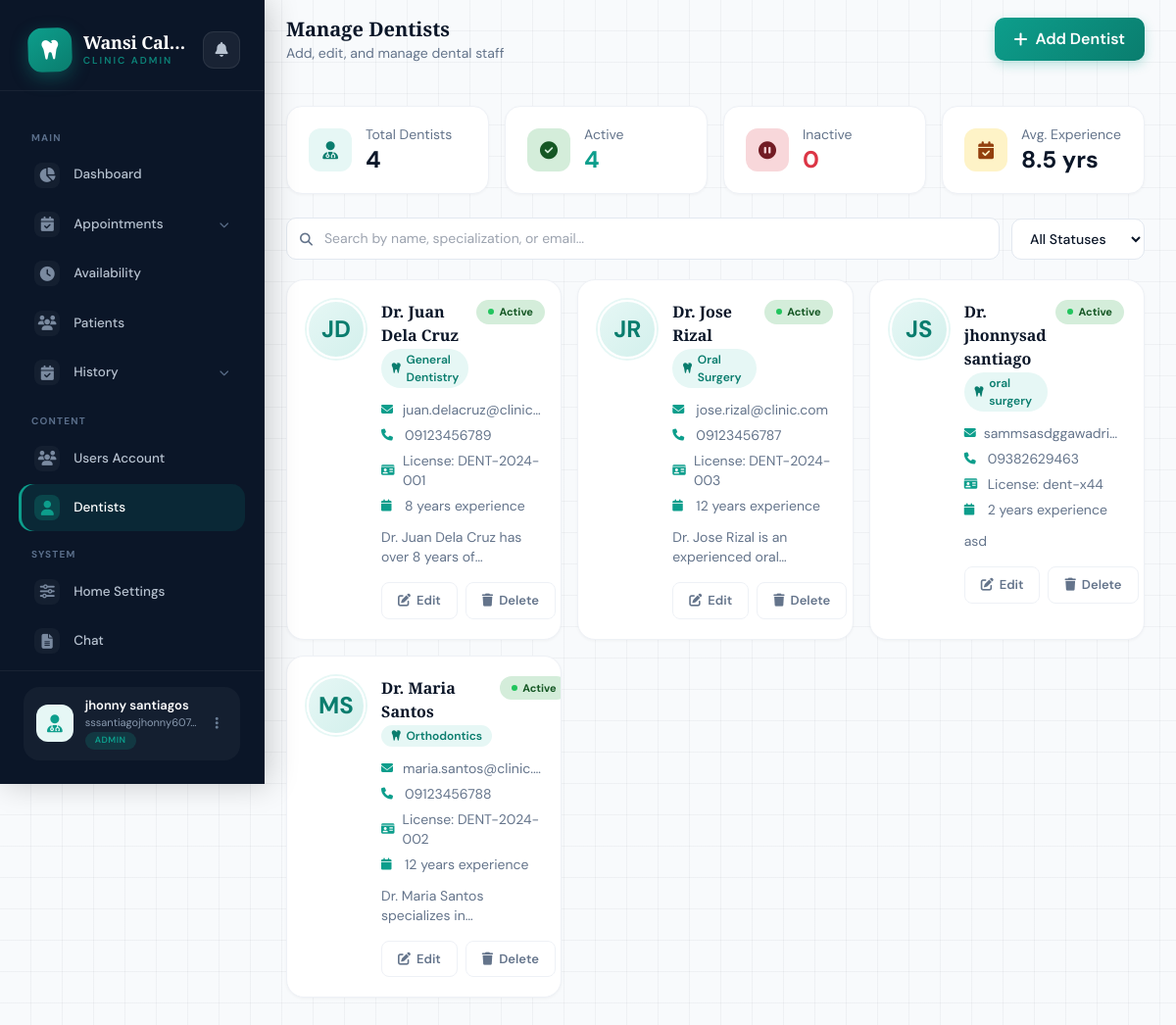
Screenshot of /pages/admin/manage_dentists.php (signed in) with the database file from the repository.
### tables this page shows
CREATE TABLE `dentists` (
  `id` int NOT NULL AUTO_INCREMENT,
  `first_name` varchar(100) NOT NULL,
  `last_name` varchar(100) NOT NULL,
  `specialization` varchar(200) DEFAULT NULL,
  `email` varchar(100) NOT NULL,
  `phone` varchar(20) DEFAULT NULL,
  `license_number` varchar(50) DEFAULT NULL,
  `years_experience` int DEFAULT '0',
  `bio` text,
  `profile_image` varchar(255) DEFAULT NULL,
  `is_active` tinyint(1) DEFAULT '1',
  `created_at` timestamp NULL DEFAULT CURRENT_TIMESTAMP,
  `updated_at` timestamp NULL DEFAULT CURRENT_TIMESTAMP ON UPDATE CURRENT_TIMESTAMP,
  PRIMARY KEY (`id`),
  UNIQUE KEY `email` (`email`)
);

### pages/admin/manage_dentists.php (the view, shortened to what this page needs)
<?php
require '../../conn/conn.php';
$dentists = [];
$result = $conn->query("SELECT * FROM dentists ORDER BY is_active DESC, last_name ASC");
if ($result) {
    while ($row = $result->fetch_assoc()) {
        $dentists[] = $row;
    }
}
include 'sidebar.php';
?>
<!DOCTYPE html>
<html lang="en">
<head>
    <script src="https://cdn.tailwindcss.com"></script>
    <link rel="stylesheet" href="https://cdnjs.cloudflare.com/ajax/libs/font-awesome/6.4.0/css/all.min.css">
</head>
<body>
<div class="main-content ">
    <div class="top-bar">
        <div>
            <h2 class="text-xl font-bold text-[#0b1628]">Manage Dentists</h2>
            <p class="text-sm text-[#64748b]">Add, edit, and manage dental staff</p>
        </div>
        <div>
            <button onclick="openAddModal()" class="btn-teal">
                <i class="fas fa-plus"></i> Add Dentist
            </button>
        </div>
    </div>
    <div class="page-body">
        <div class="grid grid-cols-1 md:grid-cols-4 gap-4 mb-6">
            <div class="stat-card">
                <div class="stat-icon" style="background:var(--teal-light); color:var(--teal-dark);"><i class="fas fa-user-md"></i></div>
                <div>
                    <div class="text-sm text-[#64748b]">Total Dentists</div>
                    <div class="text-2xl font-bold text-[#0b1628]"><?= count($dentists) ?></div>
                </div>
            </div>
            <div class="stat-card">
                <div class="stat-icon" style="background:#d4edda; color:#155724;"><i class="fas fa-check-circle"></i></div>
                <div>
                    <div class="text-sm text-[#64748b]">Active</div>
                    <div class="text-2xl font-bold text-[#0d9e8c]">
                        <?= count(array_filter($dentists, fn($d) => $d['is_active'] == 1)) ?>
                    </div>
                </div>
            </div>
            <div class="stat-card">
                <div class="stat-icon" style="background:#f8d7da; color:#721c24;"><i class="fas fa-pause-circle"></i></div>
                <div>
                    <div class="text-sm text-[#64748b]">Inactive</div>
                    <div class="text-2xl font-bold text-[#dc3545]">
                        <?= count(array_filter($dentists, fn($d) => $d['is_active'] == 0)) ?>
                    </div>
                </div>
            </div>
            <div class="stat-card">
                <div class="stat-icon" style="background:#fef3c7; color:#92400e;"><i class="fas fa-calendar-check"></i></div>
                <div>
                    <div class="text-sm text-[#64748b]">Avg. Experience</div>
                    <div class="text-2xl font-bold text-[#0b1628]">
                        <?php
                        $avg = count($dentists) > 0 ? array_sum(array_column($dentists, 'years_experience')) / count($dentists) : 0;
                        echo round($avg, 1) . ' yrs';
                        ?>
                    </div>
                </div>
            </div>
        </div>
        <div class="toolbar">
            <div class="search-wrap">
                <i class="fas fa-search"></i>
                <input type="text" id="searchInput" class="search-input" placeholder="Search by name, specialization, or email...">
            </div>
            <select id="statusFilter" class="filter-select">
                <option value="all">All Statuses</option>
            </select>
        </div>
        <div class="grid grid-cols-1 md:grid-cols-2 lg:grid-cols-3 gap-4" id="dentistsGrid">
            <?php if (empty($dentists)): ?>
                <div class="col-span-full empty-state">
                    <div class="empty-state-icon"><i class="fas fa-user-md"></i></div>
                    <p class="text-[#0b1628] font-semibold">No dentists added yet</p>
                    <p class="text-[#64748b] text-sm mt-1">Get started by adding your first dental staff member.</p>
                    <button onclick="openAddModal()" class="btn-teal mt-4 mx-auto">
                        <i class="fas fa-plus"></i> Add Your First Dentist
                    </button>
                </div>
            <?php else: ?>
                <?php foreach ($dentists as $dentist): ?>
                    <div class="dentist-card <?= $dentist['is_active'] ? '' : 'is-inactive' ?>"
                         data-name="<?= htmlspecialchars(strtolower($dentist['first_name'] . ' ' . $dentist['last_name'])) ?>"
                         data-spec="<?= htmlspecialchars(strtolower($dentist['specialization'] ?? '')) ?>"
                         data-email="<?= htmlspecialchars(strtolower($dentist['email'])) ?>"
                         data-status="<?= $dentist['is_active'] ? 'active' : 'inactive' ?>">
                        <div class="flex items-start gap-4">
                            <div class="avatar-placeholder">
                                <?= strtoupper(substr($dentist['first_name'], 0, 1) . substr($dentist['last_name'], 0, 1)) ?>
                            </div>
                            <div class="flex-1 min-w-0">
                                <div class="flex items-start justify-between gap-2">
                                    <div>
                                        <h3 class="font-bold text-[#0b1628]">Dr. <?= htmlspecialchars($dentist['first_name'] . ' ' . $dentist['last_name']) ?></h3>
                                        <span class="spec-tag"><i class="fas fa-tooth"></i> <?= htmlspecialchars($dentist['specialization'] ?: 'General Dentistry') ?></span>
                                    </div>
                                    <span class="status-badge <?= $dentist['is_active'] ? 'status-active' : 'status-inactive' ?>">
                                        <?= $dentist['is_active'] ? 'Active' : 'Inactive' ?>
                                    </span>
                                </div>
                                <div class="mt-3 space-y-1.5 text-sm">
                                    <?php if ($dentist['email']): ?>
                                        <div class="info-row"><i class="fas fa-envelope"></i> <span class="truncate"><?= htmlspecialchars($dentist['email']) ?></span></div>
                                    <?php endif; ?>
                                    <?php if ($dentist['phone']): ?>
                                        <div class="info-row"><i class="fas fa-phone"></i> <?= htmlspecialchars($dentist['phone']) ?></div>
                                    <?php endif; ?>
                                    <?php if ($dentist['license_number']): ?>
                                        <div class="info-row"><i class="fas fa-id-card"></i> License: <?= htmlspecialchars($dentist['license_number']) ?></div>
                                    <?php endif; ?>
                                    <?php if ($dentist['years_experience'] > 0): ?>
                                        <div class="info-row"><i class="fas fa-calendar"></i> <?= $dentist['years_experience'] ?> years experience</div>
                                    <?php endif; ?>
                                </div>
                                <?php if ($dentist['bio']): ?>
                                    <p class="mt-3 text-sm text-[#64748b] line-clamp-2"><?= htmlspecialchars($dentist['bio']) ?></p>
                                <?php endif; ?>
                                <div class="mt-4 flex gap-2">
                                    <button onclick="editDentist(<?= htmlspecialchars(json_encode($dentist)) ?>)" class="btn-outline">
                                        <i class="fas fa-edit"></i> Edit
                                    </button>
                                    <button onclick="deleteDentist(<?= $dentist['id'] ?>, '<?= htmlspecialchars($dentist['first_name'] . ' ' . $dentist['last_name'], ENT_QUOTES) ?>')" class="btn-outline text-red-600 hover:bg-red-50 hover:border-red-200">
                                        <i class="fas fa-trash"></i> Delete
                                    </button>
                                </div>
                            </div>
                        </div>
                    </div>
                <?php endforeach; ?>
            <?php endif; ?>
        </div>
    </div>
</div>
</body>
</html>

### pages/admin/sidebar.php (style rules this page uses)
:root { --sb-navy: #0b1628; --sb-navy-light: #131f35; --sb-teal: #0d9e8c; --sb-teal-light: #e6f7f5; --sb-teal-glow: rgba(13, 158, 140, 0.25); --sidebar-width: 270px; --sb-radius: 14px; }

### pages/admin/manage_dentists.php (style rules this page uses)
* { font-family: 'DM Sans', system-ui, sans-serif; }
h1, h2, h3, h4, .logo-name { font-family: 'Playfair Display', Georgia, serif; }
:root { --navy: #0b1628; --teal: #0d9e8c; --teal-dark: #0a7d6e; --teal-light: #e6f7f5; --slate: #64748b; --line: #eef1f6; --amber: #d97706; }
body { background-color: #f8fafc; background-image: linear-gradient(rgba(11,22,40,0.04) 1px, transparent 1px), linear-gradient(90deg, rgba(11,22,40,0.04) 1px, transparent 1px); background-size: 32px 32px; background-position: -1px -1px; }
@media (min-width: 1024px) { .main-content { margin-left: 260px; } }
.top-bar { padding: 16px 32px; display: flex; align-items: center; justify-content: space-between; gap: 16px; flex-wrap: wrap; top: 0; z-index: 30; }
.page-body { padding: 28px 32px 48px; max-width: 1320px; margin: 0 auto; }
.stat-card { background: white; border-radius: 16px; padding: 18px 22px; border: 1px solid var(--line); box-shadow: 0 1px 3px rgba(0,0,0,0.04); display: flex; align-items: center; gap: 14px; transition: transform .2s, box-shadow .2s; }
.stat-icon { width: 44px; height: 44px; border-radius: 12px; display: flex; align-items: center; justify-content: center; font-size: 18px; flex-shrink: 0; }
.btn-teal { background: linear-gradient(135deg, var(--teal), var(--teal-dark)); color: white; padding: 10px 20px; border-radius: 10px; font-weight: 600; border: none; cursor: pointer; transition: all 0.2s; display: inline-flex; align-items: center; gap: 8px; box-shadow: 0 4px 12px rgba(13,158,140,0.25); }
.btn-outline { background: white; color: var(--slate); padding: 8px 16px; border-radius: 8px; border: 1px solid var(--line); cursor: pointer; transition: all 0.2s; display: inline-flex; align-items: center; gap: 6px; font-size: 13px; font-weight: 600; }
.toolbar { display: flex; gap: 12px; flex-wrap: wrap; align-items: center; margin-bottom: 20px; }
.search-wrap { position: relative; flex: 1; min-width: 220px; }
.search-wrap i { position: absolute; left: 14px; top: 50%; transform: translateY(-50%); color: var(--slate); font-size: 13px; }
.search-input { width: 100%; padding: 10px 14px 10px 38px; border-radius: 10px; border: 1.5px solid #e2e8f0; font-size: 14px; background: white; transition: all 0.2s; }
.filter-select { padding: 10px 14px; border-radius: 10px; border: 1.5px solid #e2e8f0; font-size: 14px; background: white; color: var(--navy); font-weight: 500; cursor: pointer; }
.dentist-card { background: white; border-radius: 18px; border: 1px solid var(--line); padding: 20px; transition: all 0.25s; box-shadow: 0 1px 3px rgba(0,0,0,0.04); position: relative; overflow: hidden; }
.dentist-card::before { content: ''; position: absolute; top: 0; left: 0; right: 0; height: 3px; background: linear-gradient(90deg, var(--teal), var(--teal-dark)); opacity: 0; transition: opacity 0.2s; }
.status-badge { padding: 4px 12px; border-radius: 50px; font-size: 11px; font-weight: 700; display: inline-flex; align-items: center; gap: 5px; white-space: nowrap; }
.status-badge::before { content: ''; width: 6px; height: 6px; border-radius: 50%; }
.status-active { background: #d4edda; color: #155724; }
.status-active::before { background: #22c55e; }
.avatar-placeholder { width: 60px; height: 60px; border-radius: 50%; background: linear-gradient(135deg, var(--teal-light), #d3f0ec); display: flex; align-items: center; justify-content: center; font-size: 24px; color: var(--teal-dark); font-weight: 700; border: 2px solid white; box-shadow: 0 0 0 2px var(--teal-light); flex-shrink: 0; }
.spec-tag { display: inline-flex; align-items: center; gap: 5px; font-size: 12px; font-weight: 600; color: var(--teal-dark); background: var(--teal-light); padding: 2px 10px; border-radius: 50px; margin-top: 2px; }
.info-row { display: flex; align-items: center; gap: 8px; color: var(--slate); }
.info-row i { width: 16px; color: var(--teal); font-size: 12px; }

### rows the page displays
dentists: first_name+last_name "JD", first_name+last_name "Juan Dela Cruz", specialization "General Dentistry", is_active "Active", email "juan.delacruz@clinic…", phone "09123456789", license_number "DENT-2024-001", years_experience "8", bio "Dr. Juan Dela Cruz has over 8 years…"
dentists: first_name+last_name "JR", first_name+last_name "Jose Rizal", specialization "Oral Surgery", is_active "Active", email "jose.rizal@clinic.com", phone "09123456787", license_number "DENT-2024-003", years_experience "12", bio "Dr. Jose Rizal is an experienced…"
dentists: first_name+last_name "JS", first_name+last_name "jhonnysad santiago", specialization "oral surgery", is_active "Active", email "sammsasdggawadri…", phone "09382629463", license_number "dent-x44", years_experience "2", bio "asd"
dentists: first_name+last_name "MS", first_name+last_name "Maria Santos", specialization "Orthodontics", is_active "Active", email "maria.santos@clinic…", phone "09123456788", license_number "DENT-2024-002", years_experience "12", bio "Dr. Maria Santos specializes…"

### other values shown
$user_name "jhonny santiagos"
$user_email "sssantiagojhonny607…"
$user_role "ADMIN"
count($dentists) "4"
count(array_filter($dentists, fn($d) => $d['is_active'] == 1)) "4"
count(array_filter($dentists, fn($d) => $d['is_active'] == 0)) "0"
$avg "8.5"
